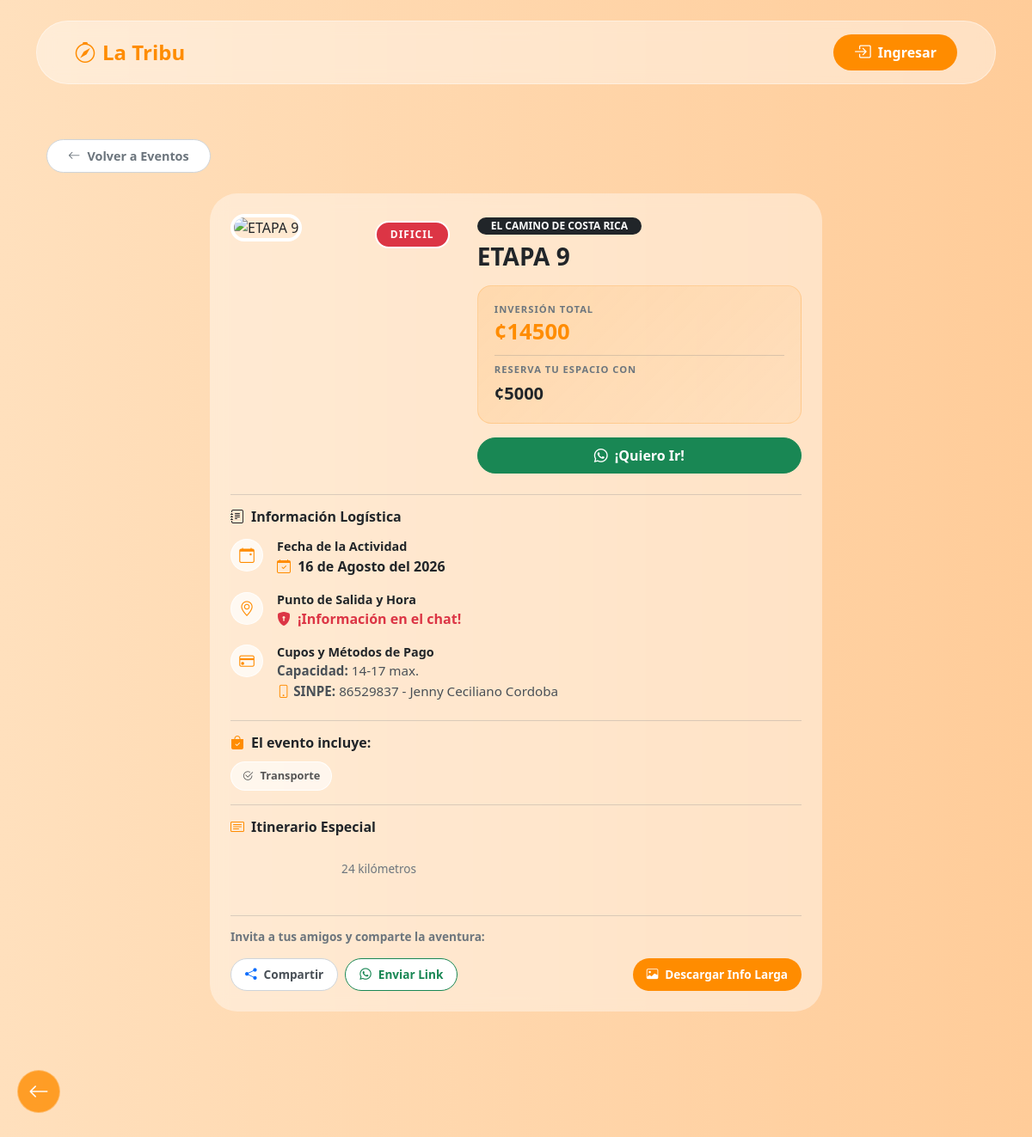
/detalles_evento/10, run on the app's committed database.
### models_core.py (models this page shows)
class Event(db.Model):
    id = db.Column(db.Integer, primary_key=True)
    poster = db.Column(db.String(255))
    nombre_lugar = db.Column(db.String(200), nullable=False)
    dificultad = db.Column(db.String(50))
    actividad = db.Column(db.String(100))
    moneda = db.Column(db.String(5))
    precio = db.Column(db.Integer)
    reserva = db.Column(db.Integer)
    capacidad = db.Column(db.String(50))
    sinpe = db.Column(db.String(100))
    cuenta = db.Column(db.String(200))
    solo_chat = db.Column(db.Boolean, default=False)
    logistica_segura = db.Column(db.Boolean, default=False)
    is_sold_out = db.Column(db.Boolean, default=False)
    dias = db.Column(db.Integer, default=1)
    fecha_unica = db.Column(db.String(50))
    fecha_inicio = db.Column(db.String(50))
    fecha_regreso = db.Column(db.String(50))
    hora_salida = db.Column(db.String(50))
    lugar_salida = db.Column(db.String(200))
    puntos_recogida = db.Column(db.Text)
    itinerario = db.Column(db.Text)
    incluye = db.Column(db.Text)
    gpx_filename = db.Column(db.String(255))
    gpx_password = db.Column(db.String(50))
    organicmaps_url = db.Column(db.String(500))
    created_at = db.Column(db.DateTime, default=datetime.utcnow)

### routes/pages_admin.py (the view)
@bp.route('/detalles_evento/<int:event_id>')
def detalles_evento(event_id):
    evento = Event.query.get_or_404(event_id)
    return render_template('ver_evento.html', evento=evento)

### routes/__init__.py (called while the page is built)
@bp.before_request
def ensure_session_avatar():
    if 'user_id' in session:
        if 'avatar' not in session or 'email' not in session:
            user = User.query.get(session['user_id'])
            if user:
                if 'avatar' not in session:
                    session['avatar'] = user.avatar or ''
                if 'email' not in session:
                    session['email'] = user.email or ''

### templates/ver_evento.html (shortened to what this page needs)
{% extends "base.html" %}
{% block content %}
{% set is_super = session.get('role') == 'Superusuario' %}
{% set is_logistica_segura = evento.lugar_salida and evento.lugar_salida.startswith('SEGURO_') %}
{% set is_private = evento.solo_chat or is_logistica_segura or evento.logistica_segura %}
{% set lugar_real = evento.lugar_salida|replace('SEGURO_', '') if is_logistica_segura else evento.lugar_salida %}
{% set is_sold_out = evento.is_sold_out or (evento.capacidad and evento.capacidad.startswith('AGOTADO')) %}
{% set is_super_user = session.get('role') == 'Superusuario' %}
{% if is_private and not is_super %}
    {% set dest_text = "📍 Info exclusiva en el Chat" %}
    {% set time_text = "⏰ Info exclusiva en el Chat" %}
{% else %}
    {% set dest_text = lugar_real or 'Por definir' %}
    {% set time_text = evento.hora_salida or 'Por definir' %}
{% endif %}
{% set precio_val = evento.precio | default(0, true) | int %}
{% set precio_mostrar = evento.moneda ~ precio_val if precio_val > 0 else 'PENDIENTE' %}
{% set meses_nombres = ["Enero", "Febrero", "Marzo", "Abril", "Mayo", "Junio", "Julio", "Agosto", "Septiembre", "Octubre", "Noviembre", "Diciembre"] %}
{% set fecha_str = evento.fecha_unica %}
{% set fecha_formateada = "Por definir" %}
{% if fecha_str %}
    {% set p = fecha_str.split('-') %}
    {% if p|length == 3 %}
        {% set fecha_formateada = p[2]|int ~ " de " ~ meses_nombres[p[1]|int - 1] ~ " del " ~ p[0] %}
    {% else %}
        {% set fecha_formateada = fecha_str %}
    {% endif %}
{% endif %}
{% set inicio_str = evento.fecha_inicio %}
{% set inicio_formateada = evento.fecha_inicio %}
{% if inicio_str %}
    {% set pi = inicio_str.split('-') %}
    {% if pi|length == 3 %}
        {% set inicio_formateada = pi[2]|int ~ " de " ~ meses_nombres[pi[1]|int - 1] ~ " del " ~ pi[0] %}
    {% endif %}
{% endif %}
{% set regreso_str = evento.fecha_regreso %}
{% set regreso_formateada = evento.fecha_regreso %}
{% if regreso_str %}
    {% set pr = regreso_str.split('-') %}
    {% if pr|length == 3 %}
        {% set regreso_formateada = pr[2]|int ~ " de " ~ meses_nombres[pr[1]|int - 1] ~ " del " ~ pr[0] %}
    {% endif %}
{% endif %}
{% set date_display = fecha_formateada if evento.dias == 1 else inicio_formateada ~ ' al ' ~ regreso_formateada %}
{% set poster_url = url_for('static', filename='uploads/' + evento.poster) if evento.poster else url_for('static', filename='default.png') %}
<div class="container animate__animated animate__fadeIn pb-5 pt-3">
    <div class="row justify-content-center">
        <div class="col-lg-12">
            <div class="mb-4 d-flex justify-content-start hide-on-export">
                <a href="javascript:history.back()" class="btn bg-white rounded-pill px-4 py-2 shadow-sm fw-bold d-inline-flex align-items-center" style="color: #6c757d; border: 1px solid #ced4da; font-size: 0.9rem;">
                    <i class="bi bi-arrow-left me-2"></i>Volver a Eventos
                </a>
            </div>
            <div class="row g-4 g-lg-5">
                <div class="col-12 {% if is_super_user %}col-lg-7{% else %}col-lg-8 mx-auto{% endif %}">
                    <div id="eventCardToExport" class="glass-panel rounded-5 p-4 p-md-4 mb-4 position-relative border-0 shadow-lg {{ 'sold-out-card' if is_sold_out else '' }}">
                        {% include 'partials/ver_evento_card_main.html' %}
                        {% include 'partials/ver_evento_gpx_share.html' %}
                    </div>
                </div>
            </div>
        </div>
    </div>
</div>
{% endblock %}

### templates/partials/ver_evento_card_main.html (shortened to what this page needs)
                        <div class="row g-4 mb-4">
                            <div class="col-12 col-md-5 d-flex flex-column align-items-center">
                                <div class="position-relative w-100" style="max-width: 320px;">
                                    {% set poster_url = url_for('static', filename='uploads/' + evento.poster) if evento.poster else url_for('static', filename='default.png') %}
                                    <img src="{{ poster_url }}" alt="{{ evento.nombre_lugar }}" class="event-poster border border-4 border-white">
                                    {% set badge_class = 'bg-success' %}
                                    {% if evento.dificultad in ['Intermedio'] %} {% set badge_class = 'bg-warning text-dark' %} {% endif %}
                                    {% if evento.dificultad in ['Dificil', 'Técnico', 'Avanzado'] %} {% set badge_class = 'bg-danger' %} {% endif %}
                                    <span class="position-absolute top-0 end-0 badge rounded-pill {{ badge_class }} m-2 border border-2 border-white shadow-sm badge-dificultad text-uppercase">
                                        {{ evento.dificultad }}
                                    </span>
                                </div>
                            </div>
                            <div class="col-12 col-md-7">
                                <span class="badge bg-dark rounded-pill px-3 py-1 mb-2 text-uppercase fw-bold shadow-sm" style="font-size: 0.75rem;">{{ evento.actividad }}</span>
                                <h1 class="fw-bold text-dark h3 mb-3 lh-sm">{{ evento.nombre_lugar }}</h1>
                                <div class="price-banner d-flex flex-column gap-2 mb-3">
                                    <div>
                                        <span class="text-uppercase text-secondary fw-bold d-block mb-1" style="font-size: 0.7rem; letter-spacing: 1px;">Inversión Total</span>
                                        <span class="fw-bold text-orange" style="font-size: 1.6rem; line-height: 1;">
                                            {% if precio_val > 0 %}{{ evento.moneda }}{{ evento.precio }}{% else %}PENDIENTE{% endif %}
                                        </span>
                                    </div>
                                    <div class="border-top border-secondary border-opacity-25 pt-2 mt-1">
                                        <span class="text-uppercase text-secondary fw-bold d-block mb-1" style="font-size: 0.7rem; letter-spacing: 1px;">Reserva tu espacio con</span>
                                        <span class="fw-bold text-dark fs-5">
                                            {% set r_val = evento.reserva|int if evento.reserva else 0 %}
                                            {% if r_val > 0 %}{{ evento.moneda }}{{ evento.reserva }}{% else %}PENDIENTE{% endif %}
                                        </span>
                                    </div>
                                </div>
                                {% if is_sold_out and not is_super_user %}
                                <button class="btn btn-secondary w-100 rounded-pill py-2 fw-bold shadow-sm fs-6 hide-on-export disabled">
                                    <i class="bi bi-x-circle me-2"></i>Sin Espacio
                                </button>
                                {% else %}
                                <button class="btn btn-success w-100 rounded-pill py-2 fw-bold shadow-sm fs-6 hide-on-export" onclick="reservarPorWhatsApp()">
                                    <i class="bi bi-whatsapp me-2"></i>¡Quiero Ir!
                                </button>
                                {% endif %}
                            </div>
                        </div>
                        <hr class="border-secondary opacity-25 mb-3">
                        <h6 class="fw-bold text-warning-custom mb-3"><i class="bi bi-journal-text me-2"></i>Información Logística</h6>
                        <div class="detail-item">
                            <div class="detail-icon"><i class="bi bi-calendar-event"></i></div>
                            <div class="detail-text">
                                <h6 class="fw-bold text-dark mb-1" style="font-size: 0.9rem;">Fecha de la Actividad</h6>
                                <p class="mb-0 fs-6 text-dark fw-bold">
                                    {% if evento.dias > 1 %}
                                        Del {{ inicio_formateada }} al {{ regreso_formateada }}
                                    {% else %}
                                        <i class="bi bi-calendar-check text-orange me-1"></i> {{ fecha_formateada }}
                                    {% endif %}
                                </p>
                            </div>
                        </div>
                        <div class="detail-item">
                            <div class="detail-icon"><i class="bi bi-geo-alt"></i></div>
                            <div class="detail-text">
                                <h6 class="fw-bold text-dark mb-1" style="font-size: 0.9rem;">Punto de Salida y Hora</h6>
                                {% if is_private and not is_super_user %}
                                    <p class="text-danger fw-bold fs-6 mt-1 mb-0"><i class="bi bi-shield-lock-fill me-2"></i>¡Información en el chat!</p>
                                {% endif %}
                            </div>
                        </div>
                        <div class="detail-item">
                            <div class="detail-icon"><i class="bi bi-credit-card"></i></div>
                            <div class="detail-text">
                                <h6 class="fw-bold text-dark mb-1" style="font-size: 0.9rem;">Cupos y Métodos de Pago</h6>
                                <p class="mb-1"><strong>Capacidad:</strong> {{ evento.capacidad|replace('AGOTADO_', '') }} max.</p>
                                {% if evento.sinpe %}
                                    <p class="mb-1"><strong><i class="bi bi-phone text-orange me-1"></i>SINPE:</strong> {{ evento.sinpe }}</p>
                                {% endif %}
                            </div>
                        </div>
                        {% if evento.incluye %}
                        <hr class="border-secondary opacity-25 my-3">
                        <div class="mb-3">
                            <h6 class="fw-bold text-dark mb-2"><i class="bi bi-bag-check-fill text-orange me-2"></i>El evento incluye:</h6>
                            <div class="d-flex flex-wrap">
                                {% for item in evento.incluye.split(',') %}
                                    {% if item.strip() %}
                                        <span class="incluye-pill"><i class="bi bi-check2-circle me-2"></i>{{ item.strip() }}</span>
                                    {% endif %}
                                {% endfor %}
                            </div>
                        </div>
                        {% endif %}
                        {% if evento.itinerario %}
                        <hr class="border-secondary opacity-25 my-3">
                        <div class="mb-3">
                            <h6 class="fw-bold text-dark mb-2"><i class="bi bi-card-text text-orange me-2"></i>Itinerario Especial</h6>
                            <div class="border-left border-4 border-orange ps-3 mt-2 text-secondary" style="white-space: pre-wrap; font-size: 0.85rem;">
                                {{ evento.itinerario }}
                            </div>
                        </div>
                        {% endif %}

### static/css/global.css (style rules this page uses)
:root { --bg-dark: #1e1e1e; --bg-darker: #121212; --text-light: #f1f1f1; --primary-orange: #ff8c00; --primary-hover: #e07b00; --nav-mobile-height: 65px; }
.text-orange { color: var(--primary-orange) !important; }
a { color: var(--primary-orange); text-decoration: none; }

### static/css/base.css (style rules this page uses)
body { background: linear-gradient(to right, #ffe0bd 0%, #ffcc99 100%); background-attachment: fixed; min-height: 100vh; display: flex; flex-direction: column; }
.glass-panel { background: rgba(255, 255, 255, 0.4); backdrop-filter: blur(10px); -webkit-backdrop-filter: blur(10px); border: 1px solid rgba(255, 255, 255, 0.4); box-shadow: 0 8px 32px 0 rgba(31, 38, 135, 0.05); }
*, *::before, *::after { box-shadow: none !important; text-shadow: none !important; }

### templates/partials/base_styles.html (style rules this page uses)
*, *::before, *::after { box-shadow: none !important; text-shadow: none !important; }
.shadow, .shadow-sm, .shadow-lg, .shadow-none, [class*="shadow"] { box-shadow: none !important; }

### data on the page
Event: dificultad "DIFICIL", actividad "EL CAMINO DE COSTA RICA", nombre_lugar "ETAPA 9", moneda "¢", precio "14500", reserva "5000", capacidad "14-17", sinpe "86529837 - Jenny Ceciliano Cordoba", strip "Transporte", itinerario "24 kilómetros"

### other printed values
{{ fecha_formateada }} "16 de Agosto del 2026"
